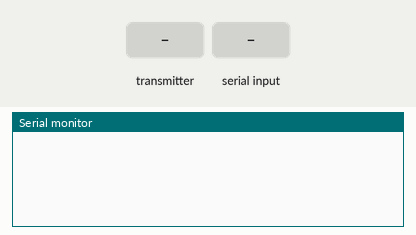
A sketch run on a simulated Arduino Uno, built with avr-gcc and run on an emulated ATmega328P. On the bench: the last lines printed to the serial monitor. The test bench sets the inputs (shaded band). No radio packets arrive unless stated.

Above: at 1.2 s.
1.3 s: the transmitter starts sending data.0 = 0
At 2.2 s:
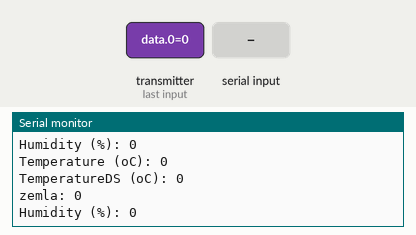
2.8 s: the transmitter starts sending data.1 = 1023
At 3.4 s:
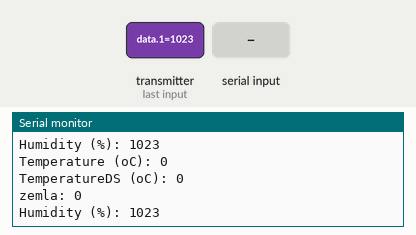
5.8 s: the transmitter starts sending data.2 = 256
8.8 s: the transmitter starts sending data.3 = 256
11.8 s: "1\n" received over Serial
13.4 s: the transmitter starts sending data.0 = 256
At 14.3 s:
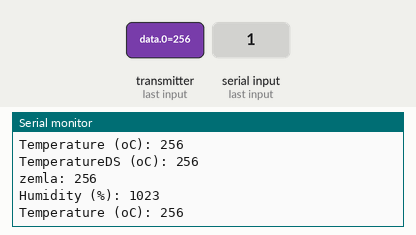

The sketch:

basev1.ino
```cpp
#include <SPI.h>
#include <nRF24L01.h>
#include <RF24.h> // https://github.com/maniacbug/RF24

const uint64_t pipe = 0xF0F1F2F3F4LL; // индитификатор передачи, "труба"
const uint64_t pipe02 = 0xF0F1F2F3F1LL;
const uint64_t pipe03 = 0xF0F1F2F3F3LL;
RF24 radio(9, 10); // CE, CSN

void setup() {
  Serial.begin(9600);

  radio.begin();
  delay(2);
  radio.setChannel(9); // канал (0-127)

  // скорость, RF24_250KBPS, RF24_1MBPS или RF24_2MBPS
  // RF24_250KBPS на nRF24L01 (без +) неработает.
  // меньше скорость, выше чувствительность приемника.
  radio.setDataRate(RF24_1MBPS);

  // мощьность передатчика RF24_PA_MIN=-18dBm, RF24_PA_LOW=-12dBm, RF24_PA_MED=-6dBM,
  radio.setPALevel(RF24_PA_HIGH);
  radio.openReadingPipe(3, pipe03);
  radio.openReadingPipe(2, pipe02);
  radio.openReadingPipe(1, pipe); // открываем первую трубу с индитификатором "pipe"
  radio.startListening(); // включаем приемник, начинаем слушать трубу
}

//
// для ПроМини

void loop()
{
  int data[4];

  if (Serial.available() > 0) { // если чтото пришло в сериал
    int val = Serial.parseInt(); // читаем в переменную
    if (val == 1) { // если это 1
      Serial.println(1);
      radio.stopListening(); // останавливает приём (нужно перед началом передачи)
      radio.openWritingPipe(pipe); // открываем трубу на передачу.
      radio.write(&val, sizeof(val)); // отправляем val и указываем сколько байт пакет
      radio.startListening(); // включаем приемник, начинаем слушать трубу
    }
    if (val == 4) { // если это 1
      Serial.println(4);
      radio.stopListening(); // останавливает приём (нужно перед началом передачи)
      radio.openWritingPipe(pipe03); // открываем трубу на передачу.
      radio.write(&val, sizeof(val)); // отправляем val и указываем сколько байт пакет
      radio.startListening(); // включаем приемник, начинаем слушать трубу
    }
    if (val == 2) { // если это 1
      Serial.println(2);
      radio.stopListening(); // останавливает приём (нужно перед началом передачи)
      radio.openWritingPipe(pipe02); // открываем трубу на передачу.
      radio.write(&val, sizeof(val)); // отправляем val и указываем сколько байт пакет
      radio.startListening(); // включаем приемник, начинаем слушать трубу
    }
    if (val == 3) { // если это 1
      Serial.println(3);
      radio.stopListening(); // останавливает приём (нужно перед началом передачи)
      radio.openWritingPipe(pipe02); // открываем трубу на передачу.
      radio.write(&val, sizeof(val)); // отправляем val и указываем сколько байт пакет
      radio.startListening(); // включаем приемник, начинаем слушать трубу
    }
    Serial.flush(); // очищаем буфер
  }

  if (radio.available()) { // проверяем не пришло ли чего в буфер.
    radio.read(&data, sizeof(data)); // читаем данные и указываем сколько байт читать

    Serial.print("Humidity (%): ");
    Serial.println(data[1]);
    Serial.print("Temperature (oC): ");
    Serial.println(data[0]);
    Serial.print("TemperatureDS (oC): ");
    Serial.println(data[2]);
    Serial.print("zemla: ");
    Serial.println(data[3]);
  }

}
```

Measured:
- after the input at 1.3 s, the serial monitor: prints a new line at once (image 1)
- after the input at 2.8 s, the serial monitor: prints a new line after 0.13 s (image 2)
- after the input at 13.4 s, the serial monitor: prints a new line after 0.14 s (image 3)
